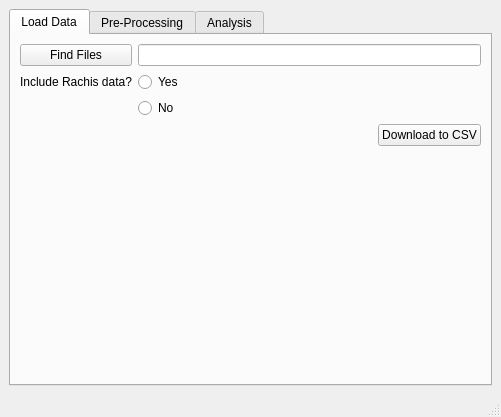
<?xml version="1.0" encoding="UTF-8"?>
<ui version="4.0">
 <class>MainWindow</class>
 <widget class="QMainWindow" name="MainWindow">
  <property name="geometry">
   <rect>
    <x>0</x>
    <y>0</y>
    <width>501</width>
    <height>417</height>
   </rect>
  </property>
  <property name="windowTitle">
   <string>CT-Seed Analyser 3000</string>
  </property>
  <widget class="QWidget" name="centralwidget">
   <layout class="QGridLayout" name="gridLayout">
    <item row="0" column="0">
     <layout class="QVBoxLayout" name="verticalLayout" stretch="0">
      <item>
       <widget class="QTabWidget" name="master_tab">
        <property name="sizePolicy">
         <sizepolicy hsizetype="Expanding" vsizetype="Expanding">
          <horstretch>0</horstretch>
          <verstretch>0</verstretch>
         </sizepolicy>
        </property>
        <property name="currentIndex">
         <number>0</number>
        </property>
        <widget class="QWidget" name="tab_load">
         <attribute name="title">
          <string>Load Data</string>
         </attribute>
         <layout class="QVBoxLayout" name="verticalLayout_2">
          <item>
           <layout class="QGridLayout" name="gridLayout_2">
            <item row="2" column="1">
             <widget class="QRadioButton" name="rdb_rachis_no">
              <property name="text">
               <string>No</string>
              </property>
             </widget>
            </item>
            <item row="0" column="1">
             <widget class="QLineEdit" name="directory">
              <property name="enabled">
               <bool>true</bool>
              </property>
              <property name="sizePolicy">
               <sizepolicy hsizetype="Expanding" vsizetype="Ignored">
                <horstretch>0</horstretch>
                <verstretch>0</verstretch>
               </sizepolicy>
              </property>
             </widget>
            </item>
            <item row="1" column="0">
             <widget class="QLabel" name="label">
              <property name="text">
               <string>Include Rachis data?</string>
              </property>
             </widget>
            </item>
            <item row="1" column="1">
             <widget class="QRadioButton" name="rdb_rachis_yes">
              <property name="text">
               <string>Yes</string>
              </property>
             </widget>
            </item>
            <item row="0" column="0">
             <widget class="QPushButton" name="btn_find_files">
              <property name="text">
               <string>Find Files</string>
              </property>
             </widget>
            </item>
            <item row="3" column="1">
             <layout class="QHBoxLayout" name="horizontalLayout_3">
              <item>
               <spacer name="horizontalSpacer">
                <property name="orientation">
                 <enum>Qt::Horizontal</enum>
                </property>
                <property name="sizeHint" stdset="0">
                 <size>
                  <width>40</width>
                  <height>20</height>
                 </size>
                </property>
               </spacer>
              </item>
              <item>
               <widget class="QPushButton" name="btn_to_csv">
                <property name="text">
                 <string>Download to CSV</string>
                </property>
               </widget>
              </item>
             </layout>
            </item>
           </layout>
          </item>
          <item>
           <spacer name="verticalSpacer">
            <property name="orientation">
             <enum>Qt::Vertical</enum>
            </property>
            <property name="sizeHint" stdset="0">
             <size>
              <width>20</width>
              <height>40</height>
             </size>
            </property>
           </spacer>
          </item>
         </layout>
        </widget>
        <widget class="QWidget" name="tab_preprocess">
         <attribute name="title">
          <string>Pre-Processing</string>
         </attribute>
        </widget>
        <widget class="QWidget" name="tab_analysis">
         <attribute name="title">
          <string>Analysis</string>
         </attribute>
        </widget>
       </widget>
      </item>
     </layout>
    </item>
   </layout>
  </widget>
  <widget class="QStatusBar" name="statusbar"/>
 </widget>
 <resources/>
 <connections/>
</ui>
